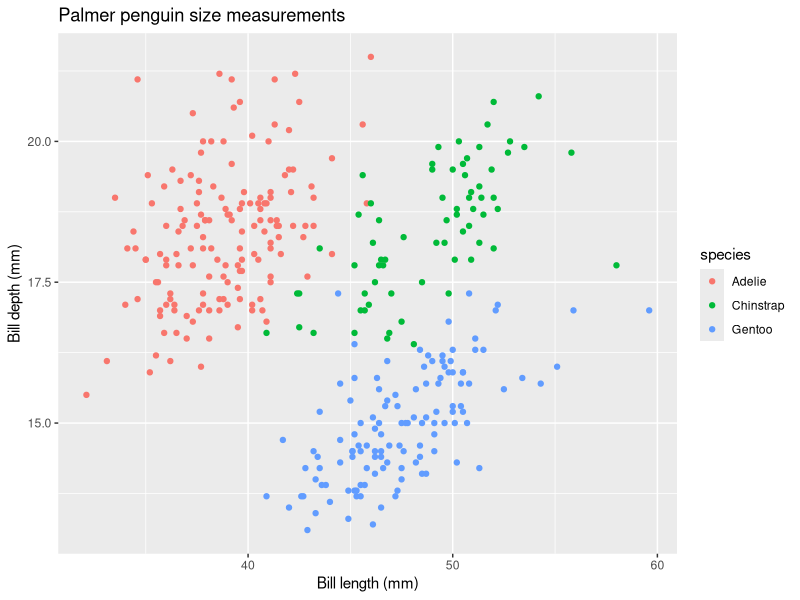

Source code (R):
## ---- chunk 1
knitr::opts_chunk$set(echo = TRUE)
library(tidyverse)
library(palmerpenguins)

## ---- chunk 2
ex_1 <- expression(x ^ 2)
my_derivative <- deriv(ex_1, "x")
x <- 3
eval(my_derivative)
## ---- chunk 3
ex_2 <- expression(2 * ((3 * a + 2) ^ 4) - 5)
my_deriv_2 <- deriv(ex_2, "a")
a <- 1.2
eval(my_deriv_2)
## ---- chunk 4

ggplot(data = penguins, aes(x = bill_length_mm, y = bill_depth_mm)) + geom_point(aes(color = species)) + labs(x = "Bill length (mm)", y = "Bill depth (mm)", title = "Palmer penguin size measurements")

